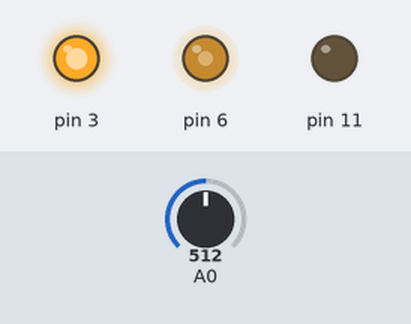
The sketch below on a simulated Arduino Uno, built with avr-gcc and run on an emulated ATmega328P. On the bench: output pins drawn as LEDs (lit = HIGH). Inputs (shaded band) come from the test bench; at power-on: A0 = 512.

Above: at 1.2 s.
1.3 s: A0 set to 716
At 1.7 s:
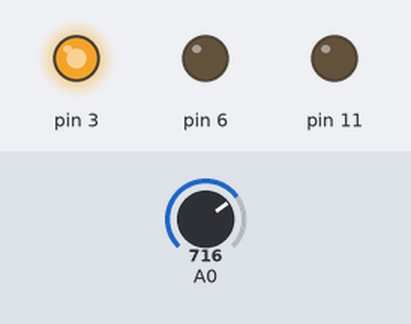
2.8 s: A0 set to 900
At 4.0 s:
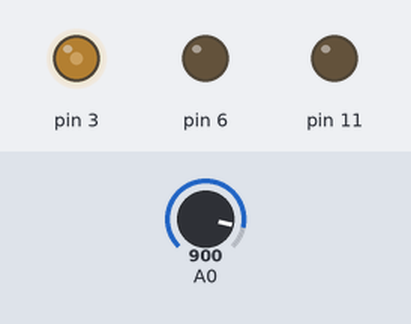
4.3 s: A0 set to 1023
At 5.2 s:
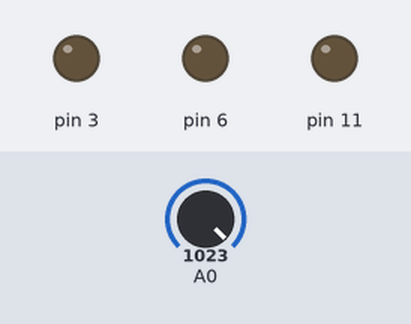
5.8 s: A0 set to 511
At 6.3 s:
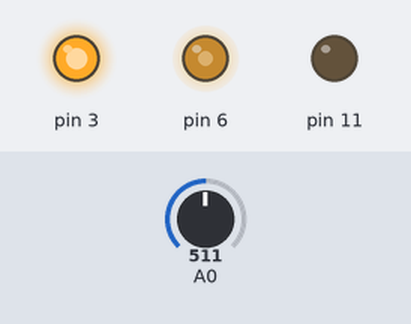
7.3 s: A0 set to 306
At 8.7 s:
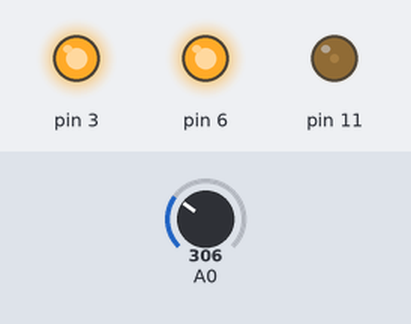
Timing chart, 0 to 9.8 s (numbered marks = the images above; inputs shaded):
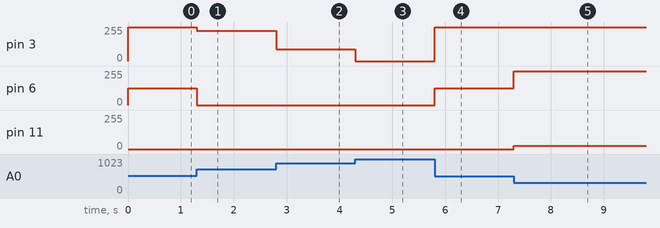

Measured:
- after the input at 1.3 s, pin 3: 255/255 → 228/255 at once; pin 6: 126/255 → 0/255 at once
- after the input at 2.8 s, pin 3: 228/255 → 90/255 at once
- after the input at 4.3 s, pin 3: 90/255 → 0/255 at once
- after the input at 5.8 s, pin 3: 0/255 → 255/255 at once; pin 6: 0/255 → 126/255 at once
- after the input at 7.3 s, pin 6: 126/255 → 255/255 at once; pin 11: 0/255 → 24/255 at once

The sketch:

LEDBarGraph.ino
```cpp
void setup() {}

void loop() {
  int val = analogRead(A0);
  val = 1023-val;
  int converted = map(val, 0, 1023, 0, 255);
  int output1 = 0, output2 = 0, output3 = 0;
  if (converted <= 85){
    output1 = converted;
  }
  else if (converted <= 170){
    output1 = 85;
    output2 = converted-85;
  }
  else {
    output1 = 85;
    output2 = 85;
    output3 = converted-170;
  }
  output1 = map(output1, 0, 85, 0, 255);
  output2 = map(output2, 0, 85, 0, 255);
  output3 = map(output3, 0, 85, 0, 255);
  analogWrite(3, output1);
  analogWrite(6, output2);
  analogWrite(11, output3);
}
```
